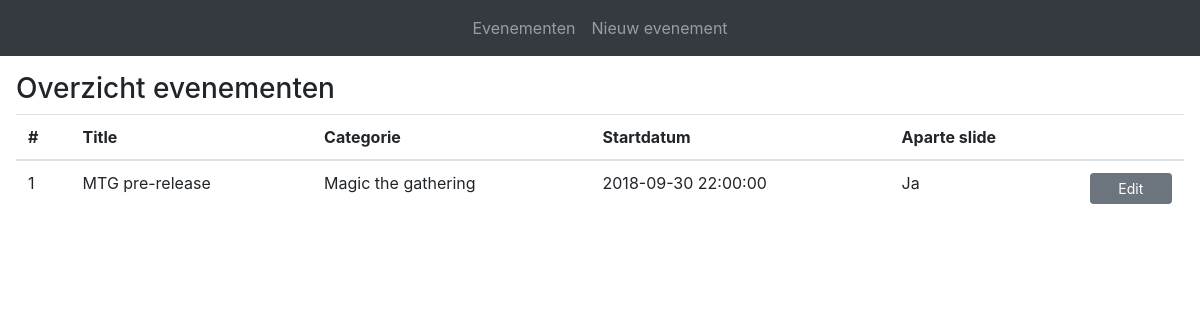
The app's page /views/event/index.php with its own data.
### tables this page shows
CREATE TABLE `event` (
  `event_id` int(11) NOT NULL,
  `title` varchar(100) DEFAULT NULL,
  `long_desc` varchar(500) DEFAULT NULL,
  `show_seperate` bit(1) NOT NULL DEFAULT b'0',
  `category_id` int(11) DEFAULT NULL,
  `start_date` timestamp NOT NULL DEFAULT CURRENT_TIMESTAMP
);

CREATE TABLE `category` (
  `category_id` int(11) NOT NULL,
  `description` varchar(100) NOT NULL,
  `background_url` varchar(250) DEFAULT NULL
);

### src/DBConnection.php (called while the page is built, shortened)
<?php
class DBConnection
{
    private $connection = null;
    public function getActiveEvents()
    {
        $events = array();
        $dbConnection = $this->getConnection();
        $query = $dbConnection->query("select * from event");
        while ($row = $query->fetch()) {
            $event = new Event($row);
            array_push($events, $event);
        }
        return $events;
    }
    public function getConnection()
    {
        return $this->connection;
    }
    private function makeDbConnection()
    {
        $servername = "localhost";
        $username = "hqgamesbe_kiosk";
        $password = "Hs*kiosk2018*";
        $dbname = "hqgamesbe_kiosk";
        try {
            $conn = new PDO("mysql:host=$servername;dbname=$dbname", $username, $password);
            $conn->setAttribute(PDO::ATTR_ERRMODE, PDO::ERRMODE_EXCEPTION);
            $this->connection = $conn;
        } catch (PDOException $e) {
            echo "Connection failed: " . $e->getMessage();
        }
    }
    public function getCategoryById($categoryId)
    {
        $dbConnection = $this->getConnection();
        $query = $dbConnection->query("select * from category where category_id = " . $categoryId);
        $category = new Category($query->fetch());
        return $category;
    }
}

### src/Model/Event.php (called while the page is built, shortened)
<?php
class Event
{
    private $eventId;
    private $category;
    private $showSeperate;
    private $startDate;
    private $title;
    public function __construct($row = null)
    {
        $dbConnection = new DBConnection();
        $this->eventId = isset($row['event_id']) ? $row['event_id'] : null;
        $this->category = isset($row['category_id']) ? $dbConnection->getCategoryById($row['category_id']) : null;
        $this->showSeperate = isset($row['show_seperate']) ? $row['show_seperate'] : false;
        $this->startDate = isset($row['start_date']) ? $row['start_date'] : date('now');
        $this->title = isset($row['title']) ? $row['title'] : '';
    }
    public function getCategory()
    {
        return $this->category;
    }
    public function getEventId()
    {
        return $this->eventId;
    }
    public function getShowSeperate()
    {
        return $this->showSeperate;
    }
    public function getStartDate()
    {
        return $this->startDate;
    }
    public function getTitle()
    {
        return $this->title;
    }
}

### src/Model/Category.php (called while the page is built, shortened)
<?php
class Category
{
    private $description;
    public function __construct($row)
    {
        $this->description = isset($row['description']) ? $row['description'] : '';
    }
    public function getDescription()
    {
        return $this->description;
    }
}

### views/event/index.php (the view)
<?php require_once '../layout/header.php'; ?>
<?php
$service = new \Bram\DBConnection();
$events = $service->getActiveEvents();
?>
<div class="row">
    <h3>Overzicht evenementen</h3>
</div>
<div class="row">
    <table class="table">
        <thead>
        <tr>
            <th>#</th>
            <th scope="col">Title</th>
            <th scope="col">Categorie</th>
            <th scope="col">Startdatum</th>
            <th scope="col">Aparte slide</th>
            <th scope="col"></th>
        </tr>
        </thead>
        <tbody>
        <?php foreach ($events as $event): ?>
            <tr>
                <td scope="row"><?php echo $event->getEventId(); ?></td>
                <td><?php echo $event->getTitle(); ?></td>
                <td><?php echo $event->getCategory()->getDescription(); ?></td>
                <td><?php echo $event->getStartDate(); ?></td>
                <td><?php echo $event->getShowSeperate() ? 'Ja' : 'nee'; ?></td>
                <td><a href="./../event/form.php?edit=<?php echo $event->getEventId()?>" class="btn btn-secondary btn-block btn-sm">Edit</a></td>
            </tr>
        <?php endforeach; ?>
        </tbody>
    </table>
</div>
<?php require_once '../layout/footer.php'; ?>

### views/layout/header.php (shortened to what this page needs)
<html>
<head>
    <link rel="stylesheet" href="../../css/bootstrap.min.css">
    <link rel="stylesheet" href="../../css/custom.css">
</head>
<body>
<nav class="navbar navbar-expand-lg navbar-dark bg-dark">
    <div class="navbar-collapse justify-content-md-center collapse" id="navbar" style="">
        <ul class="navbar-nav">
            <li class="nav-item">
                <a class="nav-link" href="<?php echo './../event/index.php' ?>">Evenementen</a>
            </li>
            <li class="nav-item">
                <a class="nav-link" href="<?php echo './../event/form.php' ?>">Nieuw evenement</a>
            </li>
        </ul>
    </div>
</nav>
<div class="container-fluid">
    <div class="p-3">

### views/layout/footer.php
    </div>
</div>

### records on screen
event: event_id "1", title "MTG pre-release", category.description "Magic the gathering", start_date "2018-09-30 22:00:00", show_seperate "Ja"
